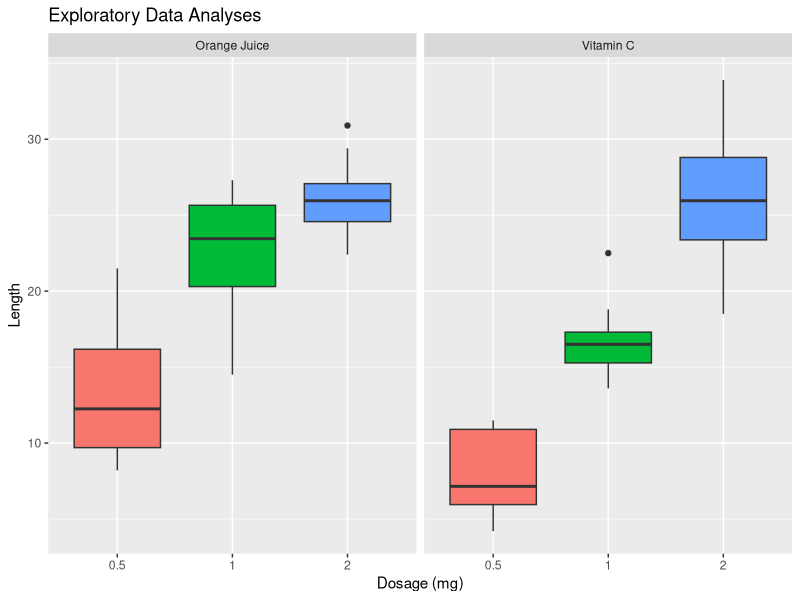

This chart was generated by the following R code:
## ---- chunk 1
library(dplyr); library(reshape2)
## ---- chunk 2
data(ToothGrowth)
tg <- ToothGrowth
levels(tg$supp) <- c("Orange Juice","Vitamin C")
tg$dose <- as.factor(tg$dose)
## ---- chunk 3
summary(tg)
table(tg$supp, tg$dose)
## ---- chunk 4
library(ggplot2)
plot <- ggplot(tg, 
               aes(x=factor(dose),y=len,fill=factor(dose)))
plot <-plot + geom_boxplot(notch=F) + 
      facet_grid(.~supp) +
       scale_x_discrete("Dosage (mg)") + 
       scale_y_continuous("Length") +  
       ggtitle("Exploratory Data Analyses") + 
       theme(legend.position = "none")

print(plot)
## ---- chunk 5

t1 <- filter(tg, dose == "0.5")$len
t2 <- filter(tg, dose == "1")$len
t3 <- filter(tg, dose == "2")$len

t1vt2 <- t.test(t1,t2, paired = FALSE, var.equal = FALSE, alternative="two.sided")
